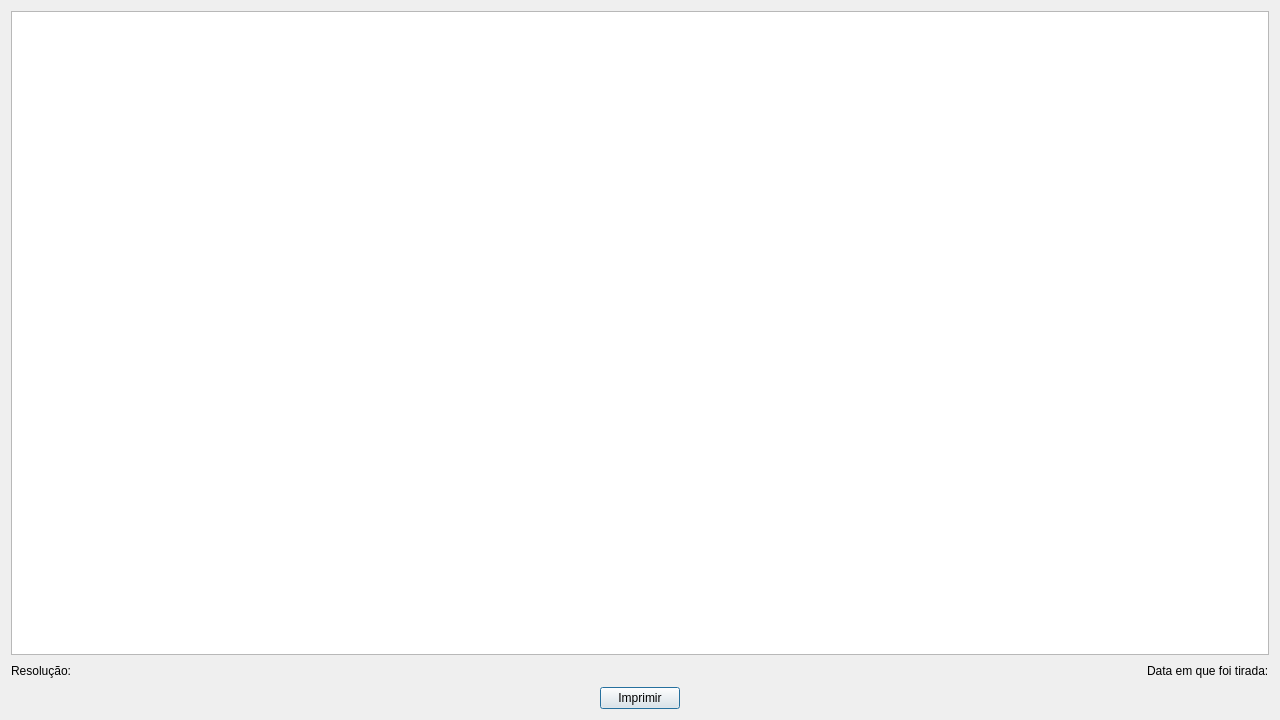
<?xml version="1.0" encoding="UTF-8"?>
<ui version="4.0">
 <class>ImageViewer</class>
 <widget class="QDialog" name="ImageViewer">
  <property name="geometry">
   <rect>
    <x>0</x>
    <y>0</y>
    <width>1280</width>
    <height>720</height>
   </rect>
  </property>
  <property name="windowTitle">
   <string>ImageViewer</string>
  </property>
  <layout class="QGridLayout" name="gridLayout">
   <item row="0" column="0">
    <widget class="QGraphicsView" name="graphicsView"/>
   </item>
   <item row="1" column="0">
    <layout class="QHBoxLayout" name="horizontalLayout_2">
     <item>
      <widget class="QLabel" name="label">
       <property name="text">
        <string>Resolução:</string>
       </property>
      </widget>
     </item>
     <item>
      <spacer name="horizontalSpacer_3">
       <property name="orientation">
        <enum>Qt::Horizontal</enum>
       </property>
       <property name="sizeHint" stdset="0">
        <size>
         <width>40</width>
         <height>20</height>
        </size>
       </property>
      </spacer>
     </item>
     <item>
      <widget class="QLabel" name="label_2">
       <property name="text">
        <string>Data em que foi tirada:</string>
       </property>
      </widget>
     </item>
    </layout>
   </item>
   <item row="2" column="0">
    <layout class="QHBoxLayout" name="horizontalLayout">
     <item>
      <spacer name="horizontalSpacer">
       <property name="orientation">
        <enum>Qt::Horizontal</enum>
       </property>
       <property name="sizeHint" stdset="0">
        <size>
         <width>40</width>
         <height>20</height>
        </size>
       </property>
      </spacer>
     </item>
     <item>
      <widget class="QPushButton" name="pushButton">
       <property name="text">
        <string>Imprimir</string>
       </property>
      </widget>
     </item>
     <item>
      <spacer name="horizontalSpacer_2">
       <property name="orientation">
        <enum>Qt::Horizontal</enum>
       </property>
       <property name="sizeHint" stdset="0">
        <size>
         <width>40</width>
         <height>20</height>
        </size>
       </property>
      </spacer>
     </item>
    </layout>
   </item>
  </layout>
 </widget>
 <resources/>
 <connections/>
</ui>
